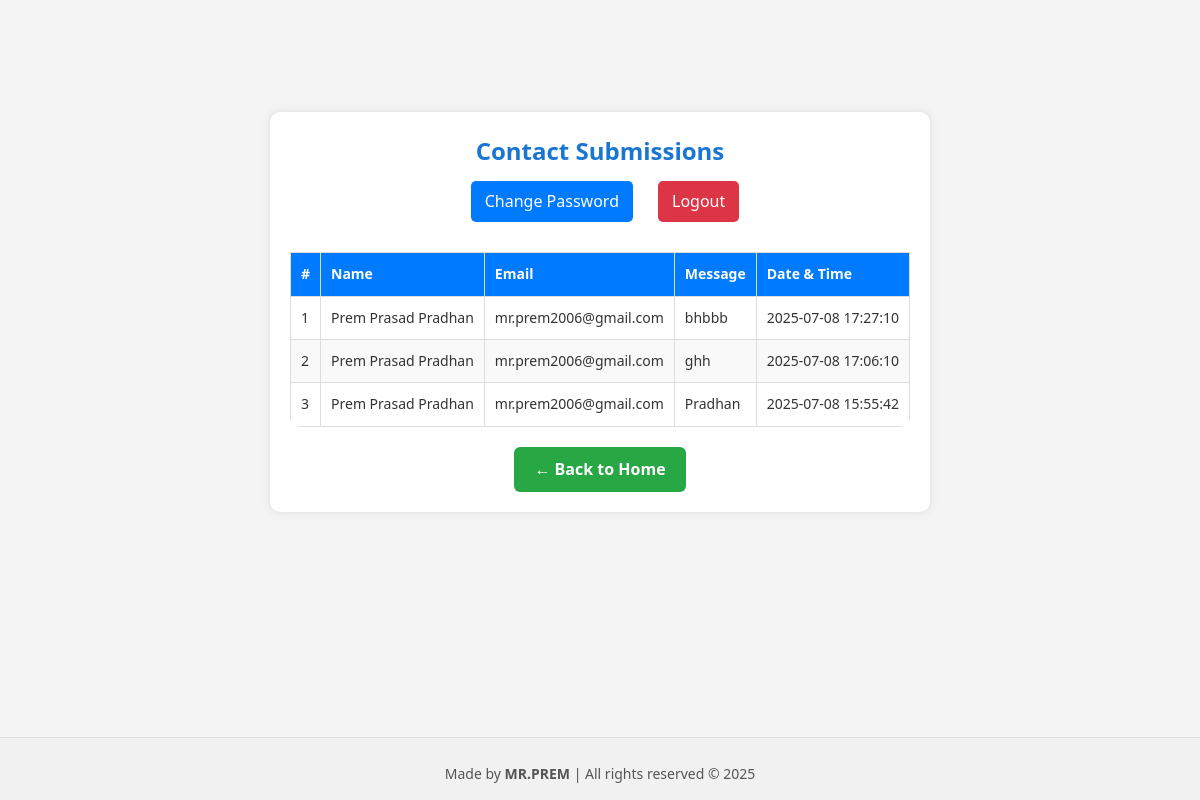
The app's page /admin_dashboard (signed in), older data.
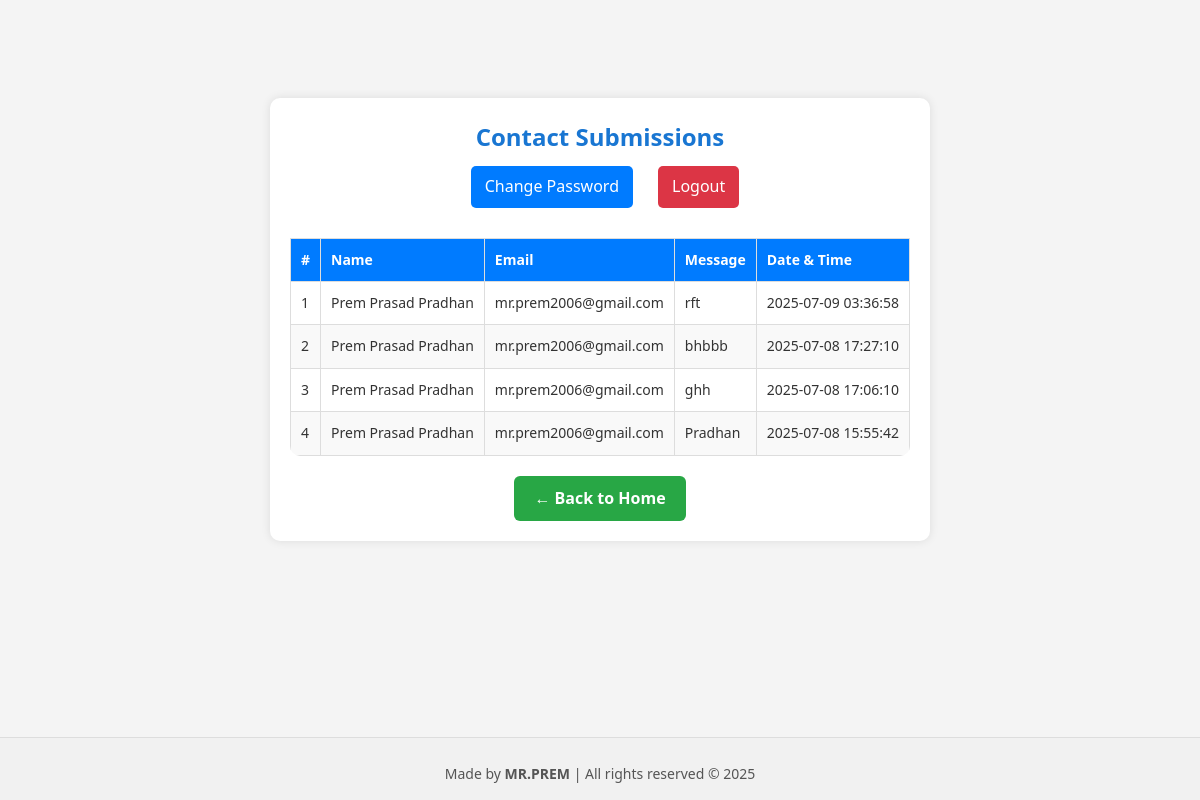
The same page, newer data.
### app.py (models this page shows)
class ContactSubmission(db.Model):
    id = db.Column(db.Integer, primary_key=True)
    name = db.Column(db.String(100))
    email = db.Column(db.String(100))
    message = db.Column(db.Text)
    timestamp = db.Column(db.DateTime, default=datetime.utcnow)

### app.py (the view)
@app.route("/admin_dashboard")
def admin_dashboard():
    if 'admin' not in session:
        return redirect(url_for('admin_login'))
    submissions = ContactSubmission.query.order_by(ContactSubmission.timestamp.desc()).all()
    return render_template("admin_dashboard.html", submissions=submissions)

### templates/admin_dashboard.html (shortened to what this page needs)
<!DOCTYPE html>
<html lang="en">
<head>
  <link rel="stylesheet" href="{{ url_for('static', filename='css/style.css') }}">
</head>
<body>
<div class="dashboard-container">
  <div class="dashboard-header">
    <h2>Contact Submissions</h2>
    <div class="dashboard-actions">
      <a href="{{ url_for('change_password') }}">Change Password</a>
      <a href="{{ url_for('logout') }}" class="logout-btn">Logout</a>
    </div>
  </div>
  {% if submissions %}
  <div class="table-wrapper">
    <table class="submission-table">
      <thead>
        <tr>
          <th>#</th>
          <th>Name</th>
          <th>Email</th>
          <th>Message</th>
          <th>Date & Time</th>
        </tr>
      </thead>
      <tbody>
        {% for sub in submissions %}
        <tr>
          <td>{{ loop.index }}</td>
          <td>{{ sub.name }}</td>
          <td>{{ sub.email }}</td>
          <td>{{ sub.message }}</td>
          <td>{{ sub.timestamp.strftime('%Y-%m-%d %H:%M:%S') }}</td>
        </tr>
        {% endfor %}
      </tbody>
    </table>
  </div>
  {% else %}
  <p class="no-data">No submissions found.</p>
  {% endif %}
  <div style="text-align: center;">
    <a href="{{ url_for('home') }}" class="back-btn">← Back to Home</a>
  </div>
</div>
{% include 'footer.html' %}
</body>
</html>

### templates/footer.html (shortened to what this page needs)
<footer class="site-footer">
  <p>Made by <strong>MR.PREM</strong> | All rights reserved © 2025</p>
</footer>

### static/css/style.css (style rules this page uses)
body { font-family: Arial, sans-serif; margin: 0; background: #f9f9f9; }
body { display: flex; flex-direction: column; min-height: 100vh; margin: 0; }
.site-footer { margin-top: auto; background-color: #f2f2f2; text-align: center; padding: 10px 20px; font-size: 14px; color: #333; border-top: 1px solid #ddd; }
body { font-family: 'Segoe UI', sans-serif; margin: 0; padding: 0; background-color: #fefefe; color: #333; line-height: 1.6; }
.site-footer { background-color: #f2f2f2; color: #444; text-align: center; padding: 20px; font-size: 14px; margin-top: 60px; }
html, body { height: 100%; margin: 0; padding: 0; display: flex; flex-direction: column; }
.site-footer { text-align: center; padding: 15px; background-color: #f1f1f1; font-size: 14px; color: #555; margin-top: auto; }
.site-footer { text-align: center; padding: 20px; background-color: #f1f1f1; font-size: 14px; margin-top: auto; color: #555; }
body, html { margin: 0; padding: 0; box-sizing: border-box; font-family: "Segoe UI", sans-serif; background-color: #f9f9f9; color: #333; position: relative; }
.site-footer { text-align: center; padding: 20px; background-color: #eee; font-size: 14px; color: #555; margin-top: 50px; }
* { margin: 0; padding: 0; box-sizing: border-box; }
body { font-family: 'Segoe UI', sans-serif; background-color: #f4f4f4; color: #333; line-height: 1.6; min-height: 100vh; display: flex; flex-direction: column; }
a { text-decoration: none; color: inherit; }
.site-footer { text-align: center; padding: 15px; font-size: 0.9rem; background-color: #eee; color: #333; margin-top: auto; }
body { font-family: "Segoe UI", sans-serif; color: #333; background: #f4f4f4; min-height: 100vh; display: flex; flex-direction: column; }
.site-footer { text-align: center; padding: 15px; font-size: 0.9rem; background: #eee; color: #333; margin-top: auto; }
body { font-family: Arial, sans-serif; background: #f2f2f2; color: #333; }
.dashboard-container { padding: 40px 20px; max-width: 1100px; margin: auto; font-family: 'Segoe UI', sans-serif; }
.dashboard-header { display: flex; flex-direction: column; gap: 10px; justify-content: space-between; align-items: center; margin-bottom: 30px; }
.dashboard-header h2 { font-size: 2rem; color: #1976d2; }
.dashboard-actions { display: flex; flex-wrap: wrap; gap: 15px; justify-content: center; }
.dashboard-actions a { background-color: #1976d2; color: white; padding: 10px 20px; border-radius: 8px; text-decoration: none; font-weight: 500; transition: background-color 0.3s ease; }
.logout-btn { background-color: #ef5350; }
.table-wrapper { overflow-x: auto; border-radius: 10px; }
.submission-table { width: 100%; border-collapse: collapse; font-size: 0.95rem; background: white; border: 1px solid #ddd; }
.submission-table th, .submission-table td { padding: 14px 16px; border: 1px solid #ddd; text-align: left; }
.submission-table th { background-color: #f5f5f5; color: #333; }
.submission-table tr:nth-child(even) { background-color: #f9f9f9; }
.back-btn { display: inline-block; padding: 8px 14px; background-color: #eee; color: #333; border-radius: 6px; text-decoration: none; font-weight: bold; }

### templates/admin_dashboard.html (style rules this page uses)
body { font-family: 'Segoe UI', sans-serif; margin: 0; padding: 0; background-color: #f4f4f4; }
.dashboard-container { max-width: 1000px; margin: auto; padding: 20px; background-color: white; box-shadow: 0 0 10px rgba(0,0,0,0.1); border-radius: 10px; }
.dashboard-header { display: flex; justify-content: space-between; flex-wrap: wrap; align-items: center; margin-bottom: 20px; }
.dashboard-header h2 { margin: 0; font-size: 24px; }
.dashboard-actions a { margin-left: 10px; text-decoration: none; color: white; background-color: #007bff; padding: 8px 14px; border-radius: 5px; }
.dashboard-actions a.logout-btn { background-color: #dc3545; }
.table-wrapper { overflow-x: auto; }
.submission-table { width: 100%; border-collapse: collapse; margin-top: 10px; }
.submission-table th, .submission-table td { padding: 10px; text-align: left; border-bottom: 1px solid #ddd; font-size: 14px; }
.submission-table th { background-color: #007bff; color: white; }
.back-btn { display: inline-block; margin-top: 20px; text-decoration: none; color: #fff; background-color: #28a745; padding: 10px 20px; border-radius: 6px; }

Row changes from the older to the newer data that the page shows:
added ContactSubmission: name "Prem Prasad Pradhan", email "mr.prem2006@gmail.com", message "rft", timestamp "2025-07-09 03:36:58"
